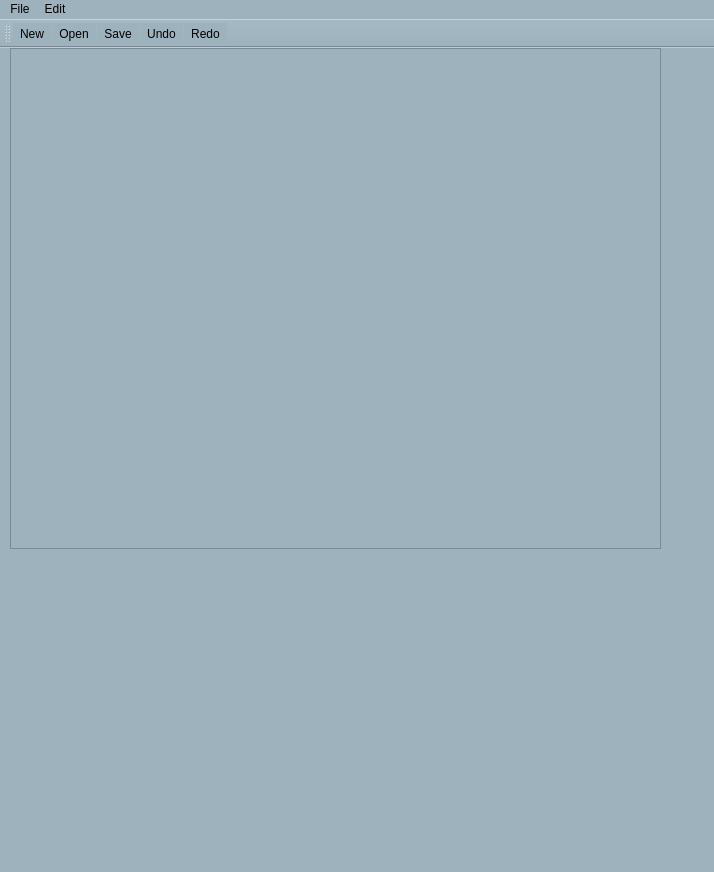
<?xml version="1.0" encoding="UTF-8"?>
<ui version="4.0">
 <class>MainWindow</class>
 <widget class="QMainWindow" name="MainWindow">
  <property name="geometry">
   <rect>
    <x>0</x>
    <y>0</y>
    <width>714</width>
    <height>872</height>
   </rect>
  </property>
  <property name="windowTitle">
   <string>NotepadXX</string>
  </property>
  <property name="windowIcon">
   <iconset>
    <normaloff>:/imgs/notes.png</normaloff>:/imgs/notes.png</iconset>
  </property>
  <property name="styleSheet">
   <string notr="true">background-color: rgb(158, 178, 189);
color: rgb(0, 0, 0);
selection-color: rgb(42, 74, 126);
selection-background-color: rgb(255, 220, 115);</string>
  </property>
  <widget class="QWidget" name="centralwidget">
   <widget class="QWidget" name="verticalLayoutWidget">
    <property name="geometry">
     <rect>
      <x>10</x>
      <y>0</y>
      <width>651</width>
      <height>501</height>
     </rect>
    </property>
    <layout class="QVBoxLayout" name="verticalLayout">
     <item>
      <widget class="QTextEdit" name="textEdit"/>
     </item>
    </layout>
   </widget>
  </widget>
  <widget class="QMenuBar" name="menubar">
   <property name="geometry">
    <rect>
     <x>0</x>
     <y>0</y>
     <width>714</width>
     <height>21</height>
    </rect>
   </property>
   <widget class="QMenu" name="menuFile">
    <property name="title">
     <string>File</string>
    </property>
    <addaction name="actionNew"/>
    <addaction name="actionOpen"/>
    <addaction name="actionSave"/>
    <addaction name="actionPrint"/>
    <addaction name="actionExit"/>
   </widget>
   <widget class="QMenu" name="menuEdit">
    <property name="title">
     <string>Edit</string>
    </property>
    <addaction name="actionRedo"/>
    <addaction name="actionUndo"/>
    <addaction name="actionCopy"/>
    <addaction name="actionPaste"/>
    <addaction name="actionCut"/>
   </widget>
   <addaction name="menuFile"/>
   <addaction name="menuEdit"/>
  </widget>
  <widget class="QStatusBar" name="statusbar"/>
  <widget class="QToolBar" name="toolBar">
   <property name="windowTitle">
    <string>toolBar</string>
   </property>
   <attribute name="toolBarArea">
    <enum>TopToolBarArea</enum>
   </attribute>
   <attribute name="toolBarBreak">
    <bool>false</bool>
   </attribute>
   <addaction name="actionNew"/>
   <addaction name="actionOpen"/>
   <addaction name="actionSave"/>
   <addaction name="actionUndo"/>
   <addaction name="actionRedo"/>
  </widget>
  <action name="actionNew">
   <property name="icon">
    <iconset resource="notepad-xx.qrc">
     <normaloff>:/imgs/resources/add-file.png</normaloff>:/imgs/resources/add-file.png</iconset>
   </property>
   <property name="text">
    <string>New</string>
   </property>
  </action>
  <action name="actionOpen">
   <property name="icon">
    <iconset resource="notepad-xx.qrc">
     <normaloff>:/imgs/resources/open-folder-with-document.png</normaloff>:/imgs/resources/open-folder-with-document.png</iconset>
   </property>
   <property name="text">
    <string>Open</string>
   </property>
  </action>
  <action name="actionSave">
   <property name="icon">
    <iconset resource="notepad-xx.qrc">
     <normaloff>:/imgs/resources/floppy-disk.png</normaloff>:/imgs/resources/floppy-disk.png</iconset>
   </property>
   <property name="text">
    <string>Save</string>
   </property>
  </action>
  <action name="actionExit">
   <property name="icon">
    <iconset resource="notepad-xx.qrc">
     <normaloff>:/imgs/resources/logout.png</normaloff>:/imgs/resources/logout.png</iconset>
   </property>
   <property name="text">
    <string>Exit</string>
   </property>
  </action>
  <action name="actionCopy">
   <property name="icon">
    <iconset resource="notepad-xx.qrc">
     <normaloff>:/imgs/resources/copy.png</normaloff>:/imgs/resources/copy.png</iconset>
   </property>
   <property name="text">
    <string>Copy</string>
   </property>
  </action>
  <action name="actionPaste">
   <property name="icon">
    <iconset resource="notepad-xx.qrc">
     <normaloff>:/imgs/resources/paste.png</normaloff>:/imgs/resources/paste.png</iconset>
   </property>
   <property name="text">
    <string>Paste</string>
   </property>
  </action>
  <action name="actionCut">
   <property name="icon">
    <iconset resource="notepad-xx.qrc">
     <normaloff>:/imgs/resources/scissors.png</normaloff>:/imgs/resources/scissors.png</iconset>
   </property>
   <property name="text">
    <string>Cut</string>
   </property>
  </action>
  <action name="actionUndo">
   <property name="icon">
    <iconset resource="notepad-xx.qrc">
     <normaloff>:/imgs/resources/undo.png</normaloff>:/imgs/resources/undo.png</iconset>
   </property>
   <property name="text">
    <string>Undo</string>
   </property>
  </action>
  <action name="actionRedo">
   <property name="icon">
    <iconset resource="notepad-xx.qrc">
     <normaloff>:/imgs/resources/redo.png</normaloff>:/imgs/resources/redo.png</iconset>
   </property>
   <property name="text">
    <string>Redo</string>
   </property>
  </action>
  <action name="actionPrint">
   <property name="icon">
    <iconset resource="notepad-xx.qrc">
     <normaloff>:/imgs/resources/printer.png</normaloff>:/imgs/resources/printer.png</iconset>
   </property>
   <property name="text">
    <string>Print</string>
   </property>
  </action>
 </widget>
 <resources>
  <include location="notepad-xx.qrc"/>
 </resources>
 <connections/>
</ui>
